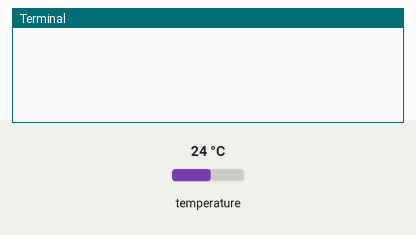
A program run on a simulated Raspberry Pi (BCM pin numbers). Shown: the last lines printed to the terminal. The inputs (shaded band) are chosen by the test bench; at power-on: temperature 24 °C.

Above: at 1.2 s.
1.3 s: temperature set to 12 °C
At 3.6 s:
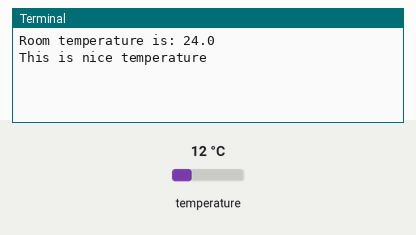
5.2 s: temperature set to 19 °C
At 7.1 s:
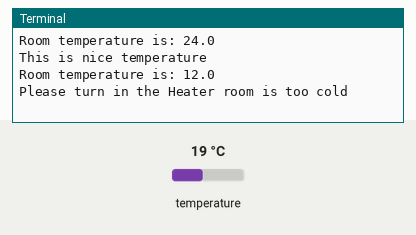
10.5 s: temperature set to 28 °C
At 13.0 s:
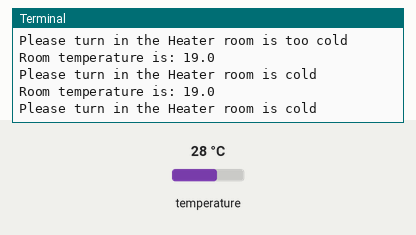
18.2 s: temperature set to 33 °C
At 22.5 s:
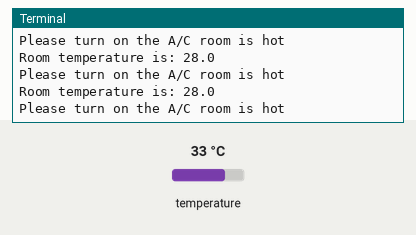
Timing chart, 0 to 24.0 s (numbered marks = the images above; inputs shaded):
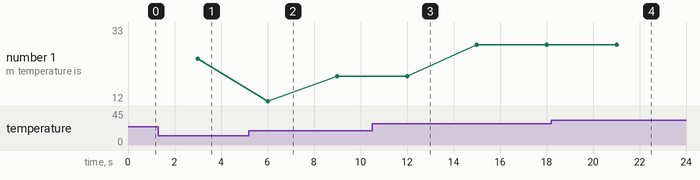

Measured:
- plotted number 1: 24 → 19 after the input at 5.2 s, 19 → 28 after the input at 10.5 s, 28 → 33 after the input at 18.2 s

The program:

Task_8.1D.py
```python
from smbus import SMBus
from adafruit_seesaw.seesaw import Seesaw
import time
import board

# Setting up the soil moisture sensor - address is 0x36
i2c_bus = board.I2C()
mt_sensor= Seesaw(i2c_bus, addr=0x36)

try:
	while True:


			temp = round(mt_sensor.get_temp(),2)
			time.sleep(3)
			if temp > 30:
				print('Room temperature is: '+ str(temp)+ '\nPlease turn on the A/C room is too hot')
			elif ((temp >26) and (temp <=30)):
				print('Room temperature is: '+ str(temp)+ '\nPlease turn on the A/C room is hot')
			elif temp < 15:
				print('Room temperature is: '+str(temp)+ '\nPlease turn in the Heater room is too cold')
			elif ((temp >15) and (temp <=20)):
				print('Room temperature is: '+str(temp)+ '\nPlease turn in the Heater room is cold')
			else:
				print('Room temperature is: '+str(temp)+ '\nThis is nice temperature')


except KeyboardInterrupt:

	print("Completed")
```
